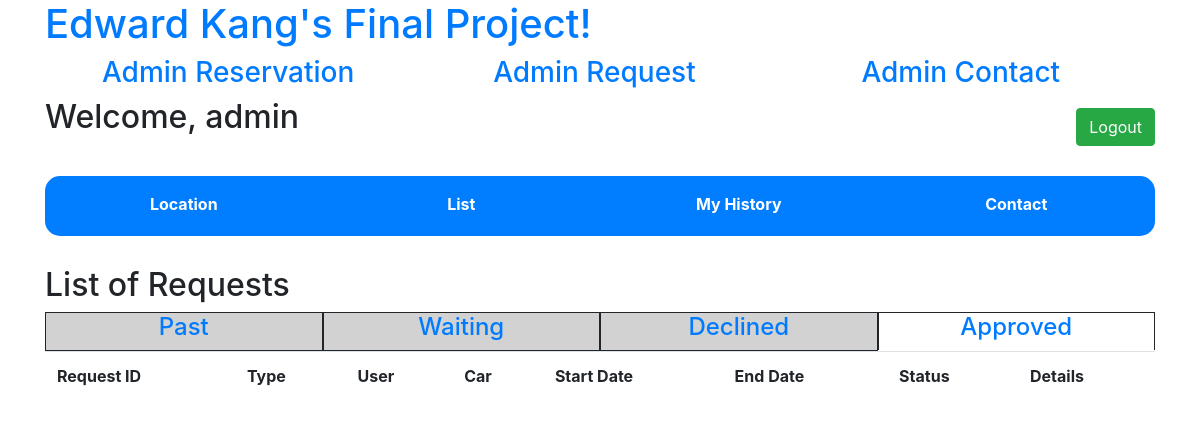
Before: /adminpage/request/current/declined (signed in) with the older database file.
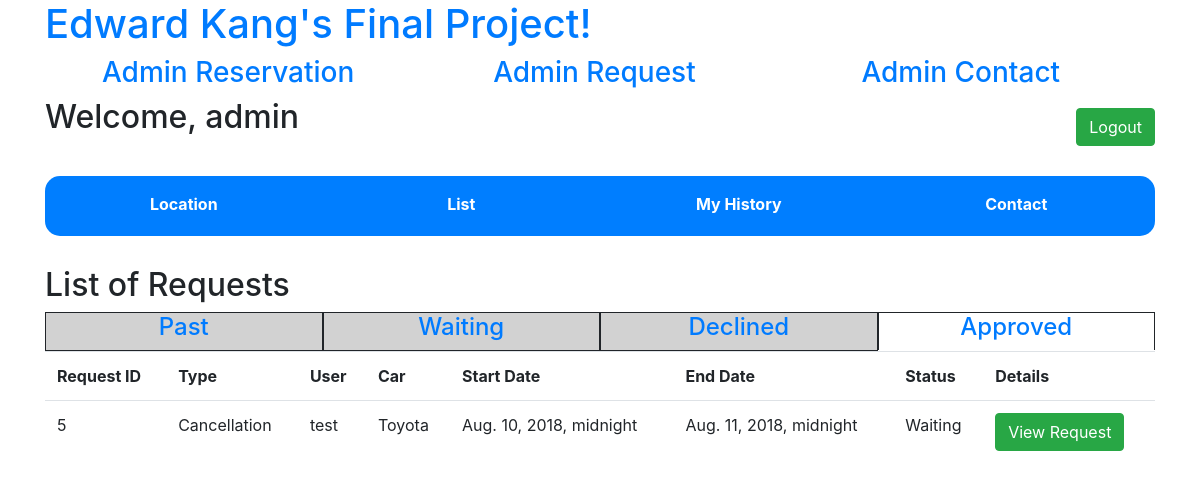
After: the same page with the newer database file.
### rents/models.py (models this page shows, shortened)
class Request(models.Model):
    request_reservation = models.ForeignKey(Reservation, on_delete=models.CASCADE)
    request_reserved_date = models.ForeignKey(ReservedDate, on_delete=models.CASCADE)
    request_start_date = models.DateTimeField(blank=True, null=True)
    request_end_date = models.DateTimeField(blank=True, null=True)
    request_drop_off = models.ForeignKey(Location, on_delete=models.CASCADE)
    request_status = models.CharField(max_length=64)
    request_approval = models.CharField(max_length=64)

class Reservation(models.Model):
    reservation_user = models.ForeignKey(settings.AUTH_USER_MODEL, on_delete=models.CASCADE)
    reservation_car = models.ForeignKey(Car, on_delete=models.CASCADE)
    reservation_start_date = models.DateTimeField()
    reservation_end_date = models.DateTimeField()
    reservation_drop_off = models.ForeignKey(Location, on_delete=models.CASCADE)
    reservation_protection = models.CharField(max_length=64)
    reservation_total_price = models.FloatField()
    reservation_status = models.CharField(max_length=64)
    reservation_request = models.CharField(max_length=64)

class Car(models.Model):
    car_brand = models.CharField(max_length=64)
    car_name = models.CharField(max_length=64)
    car_type = models.CharField(max_length=64)
    car_price = models.FloatField()
    car_size = models.IntegerField()
    car_detail = models.CharField(max_length=64)
    car_status = models.CharField(max_length=64)
    car_location = models.ForeignKey(Location, on_delete=models.CASCADE)

### rents/views.py (the view)
# urls.py: path("adminpage/request/<str:time>/<str:status>", views.adminRequestView, name="admin_request"),
@user_passes_test(lambda user: user.is_superuser)
def adminRequestView(request, time, status):
    if not request.user.is_authenticated:
        return render(request, 'rents/login.html', {'message': 'Please login first.'})
    current_time = datetime.now()
    if time == 'past':
        request_list = Request.objects.filter(request_reservation__reservation_end_date__lt=current_time).all()
        search_status = 'past'
    elif time == 'current':
        if status == 'waiting':
            request_list = Request.objects.filter(Q(request_reservation__reservation_end_date__gt=current_time)&Q(request_approval='Waiting')).all()
            search_status = 'currentwait'
        elif status == 'declined':
            request_list = Request.objects.filter(Q(request_reservation__reservation_end_date__gt=current_time)&Q(request_approval='Declined')).all()
            search_status = 'currentdeclined'
        elif status == 'approved':
            request_list = Request.objects.filter(Q(request_reservation__reservation_end_date__gt=current_time)&Q(request_approval='Approved')).all()
            search_status = 'currentapproved'
    context = {
        'requestlists' : request_list,
        'searchstatus' : search_status
    }
    return render(request, 'rents/admin_request.html', context)

### rents/templates/rents/admin_request.html (shortened to what this page needs)
{% extends "rents/menu.html" %}
{% block body %}
<div id="body_content" class="form-group">
    <div>
        <h2>List of Requests</h2>
        <div class="body_table">
            <div class="body_table_content">
                <div id="past_request">
                    <h4><a href="/adminpage/request/past/all">Past</a></h4>
                </div>
                <div id="waiting_request">
                    <h4><a href="/adminpage/request/current/waiting">Waiting</a></h4>
                </div>
                <div id="declined_request">
                    <h4><a href="/adminpage/request/current/declined">Declined</a></h4>
                </div>
                <div id="approved_request">
                    <h4><a href="/adminpage/request/current/approved">Approved</a></h4>
                </div>
                <div>
                    <table class="table">
                        <tr>
                            <th>Request ID</th>
                            <th>Type</th>
                            <th>User</th>
                            <th>Car</th>
                            <th>Start Date</th>
                            <th>End Date</th>
                            <th>Status</th>
                            <th>Details</th>
                        </tr>
                        {% for requestlist in requestlists %}
                        <tr>
                            <td>{{ requestlist.id }}</td>
                            <td>{{ requestlist.request_status }}</td>
                            <td>{{ requestlist.request_reservation.reservation_user.username }}</td>
                            <td>{{ requestlist.request_reservation.reservation_car.car_brand }} {{ reservationlist.reservation_car.car_name }}</td>
                            <td>{{ requestlist.request_reservation.reservation_start_date }}</td>
                            <td>{{ requestlist.request_reservation.reservation_end_date }}</td>
                            <td>{{ requestlist.request_reservation.reservation_status }}</td>
                            <td><input class="btn btn-success" type="button" value="View Request" onclick="viewAdminRequest(`{{ requestlist.id }}`)" /></td>
                        </tr>
                        {% endfor %}
                    </table>
                </div>
            </div>
        </div>
    </div>
</div>
{% endblock %}

Changed rows visible on the page:
added Request: id "5", request_status "Cancellation", request_reservation.reservation_user.username "test", request_reservation.reservation_car.car_brand "Toyota", request_reservation.reservation_start_date "Aug. 10, 2018, midnight", request_reservation.reservation_end_date "Aug. 11, 2018, midnight", request_reservation.reservation_status "Waiting"
